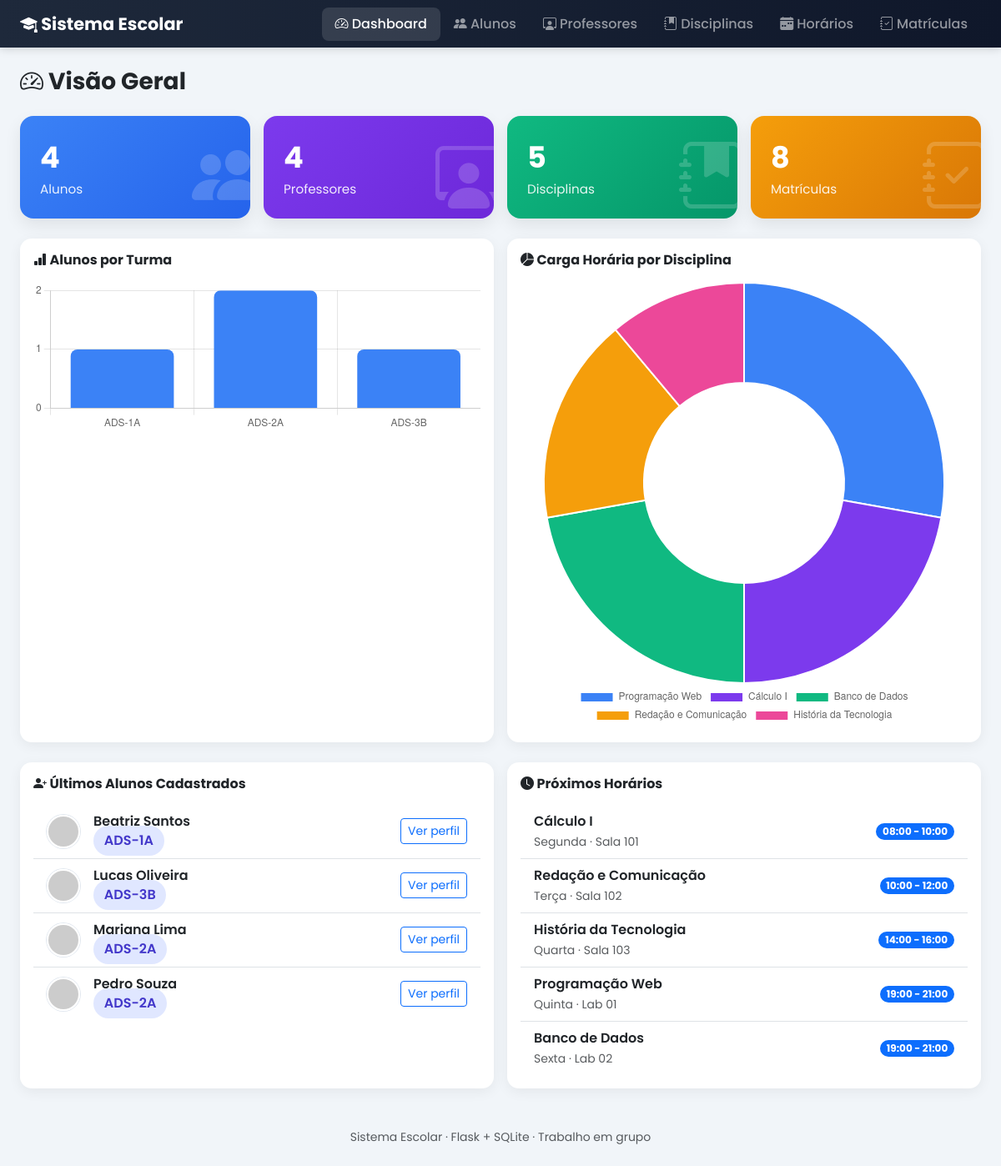
Before: / with the older database file.
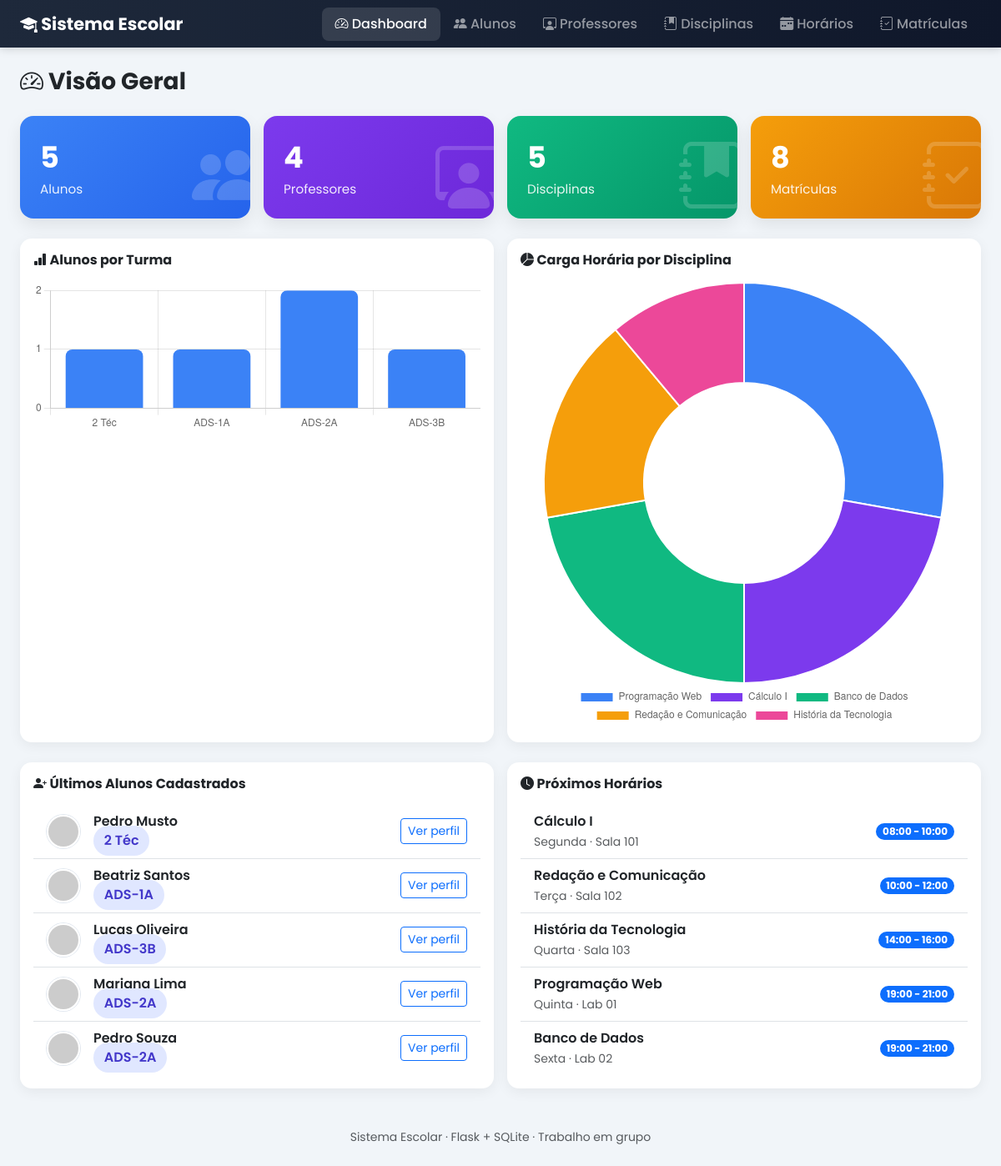
After: the same page with the newer database file.
### tables this page shows
CREATE TABLE alunos (
            id INTEGER PRIMARY KEY AUTOINCREMENT,
            nome TEXT NOT NULL,
            idade INTEGER NOT NULL,
            email TEXT NOT NULL,
            turma TEXT NOT NULL,
            foto TEXT
        );

CREATE TABLE horarios (
            id INTEGER PRIMARY KEY AUTOINCREMENT,
            disciplina_id INTEGER NOT NULL,
            dia_semana TEXT NOT NULL,
            hora_inicio TEXT NOT NULL,
            hora_fim TEXT NOT NULL,
            sala TEXT NOT NULL,
            FOREIGN KEY (disciplina_id) REFERENCES disciplinas(id) ON DELETE CASCADE
        );

CREATE TABLE disciplinas (
            id INTEGER PRIMARY KEY AUTOINCREMENT,
            nome TEXT NOT NULL,
            carga_horaria INTEGER NOT NULL,
            professor_id INTEGER,
            FOREIGN KEY (professor_id) REFERENCES professores(id) ON DELETE SET NULL
        );

### app.py (the view)
    @app.route("/")
    def dashboard():
        conn = get_conn()
        total_alunos = conn.execute("SELECT COUNT(*) c FROM alunos").fetchone()["c"]
        total_professores = conn.execute("SELECT COUNT(*) c FROM professores").fetchone()["c"]
        total_disciplinas = conn.execute("SELECT COUNT(*) c FROM disciplinas").fetchone()["c"]
        total_matriculas = conn.execute("SELECT COUNT(*) c FROM matriculas").fetchone()["c"]
        alunos_por_turma = conn.execute(
            "SELECT turma, COUNT(*) qtd FROM alunos GROUP BY turma ORDER BY turma"
        ).fetchall()
        disciplinas_carga = conn.execute(
            "SELECT nome, carga_horaria FROM disciplinas ORDER BY carga_horaria DESC LIMIT 6"
        ).fetchall()
        ultimos_alunos = conn.execute(
            "SELECT * FROM alunos ORDER BY id DESC LIMIT 5"
        ).fetchall()
        proximos_horarios = conn.execute(
            """
            SELECT h.*, d.nome as disciplina_nome
            FROM horarios h JOIN disciplinas d ON d.id = h.disciplina_id
            ORDER BY
                CASE h.dia_semana
                    WHEN 'Segunda' THEN 1 WHEN 'Terça' THEN 2 WHEN 'Quarta' THEN 3
                    WHEN 'Quinta' THEN 4 WHEN 'Sexta' THEN 5 ELSE 6
                END, h.hora_inicio
            LIMIT 5
            """
        ).fetchall()
        conn.close()
        return render_template(
            "dashboard.html",
            total_alunos=total_alunos,
            total_professores=total_professores,
            total_disciplinas=total_disciplinas,
            total_matriculas=total_matriculas,
            alunos_por_turma=alunos_por_turma,
            disciplinas_carga=disciplinas_carga,
            ultimos_alunos=ultimos_alunos,
            proximos_horarios=proximos_horarios,
        )

### database.py (called while the page is built)
def get_conn():
    conn = sqlite3.connect(DB_NAME)
    conn.row_factory = sqlite3.Row
    conn.execute("PRAGMA foreign_keys = ON")
    return conn

### templates/dashboard.html (shortened to what the changed rows need)
{% extends "base.html" %}
{% block content %}
<div class="row g-3 mb-4">
    <div class="col-6 col-lg-3">
        <div class="stat-card bg-alunos">
            <i class="bi bi-people-fill icon-bg"></i>
            <div class="valor">{{ total_alunos }}</div>
            <div class="rotulo">Alunos</div>
        </div>
    </div>
</div>
<div class="row g-3 mb-4">
    <div class="col-lg-6">
        <div class="card card-suave p-3 h-100">
            <h6 class="fw-bold mb-3"><i class="bi bi-bar-chart-fill"></i> Alunos por Turma</h6>
            <canvas id="graficoTurmas" height="180"></canvas>
        </div>
    </div>
</div>
<div class="row g-3">
    <div class="col-lg-6">
        <div class="card card-suave p-3 h-100">
            {% if ultimos_alunos|length == 0 %}
                <div class="empty-state"><i class="bi bi-inbox"></i><p>Nenhum aluno cadastrado.</p></div>
            {% else %}
                <ul class="list-group list-group-flush">
                {% for a in ultimos_alunos %}
                    <li class="list-group-item d-flex align-items-center gap-3">
                        <img src="{{ a.foto }}" class="avatar-sm" alt="{{ a.nome }}">
                        <div>
                            <div class="fw-semibold">{{ a.nome }}</div>
                            <span class="badge-turma">{{ a.turma }}</span>
                        </div>
                        <a href="{{ url_for('alunos.perfil', id=a.id) }}" class="btn btn-sm btn-outline-primary ms-auto">Ver perfil</a>
                    </li>
                {% endfor %}
                </ul>
            {% endif %}
        </div>
    </div>
    <div class="col-lg-6">
        <div class="card card-suave p-3 h-100">
            {% if proximos_horarios|length == 0 %}
                <div class="empty-state"><i class="bi bi-calendar-x"></i><p>Nenhum horário cadastrado.</p></div>
            {% else %}
                <ul class="list-group list-group-flush">
                {% for h in proximos_horarios %}
                    <li class="list-group-item d-flex justify-content-between align-items-center">
                        <div>
                            <div class="fw-semibold">{{ h.disciplina_nome }}</div>
                            <small class="text-muted">{{ h.dia_semana }} &middot; {{ h.sala }}</small>
                        </div>
                        <span class="badge bg-primary rounded-pill">{{ h.hora_inicio }} - {{ h.hora_fim }}</span>
                    </li>
                {% endfor %}
                </ul>
            {% endif %}
        </div>
    </div>
</div>
{% endblock %}
{% block scripts %}
<script>
    const ctxTurmas = document.getElementById('graficoTurmas');
    new Chart(ctxTurmas, {
        type: 'bar',
        data: {
            labels: [{% for t in alunos_por_turma %}"{{ t.turma }}",{% endfor %}],
            datasets: [{
                label: 'Alunos',
                data: [{% for t in alunos_por_turma %}{{ t.qtd }},{% endfor %}],
                backgroundColor: '#3b82f6',
                borderRadius: 8,
            }]
        },
        options: {
            plugins: { legend: { display: false } },
            scales: { y: { beginAtZero: true, ticks: { stepSize: 1 } } }
        }
    });
    const ctxDisc = document.getElementById('graficoDisciplinas');
    new Chart(ctxDisc, {
        type: 'doughnut',
        data: {
            labels: [{% for d in disciplinas_carga %}"{{ d.nome }}",{% endfor %}],
            datasets: [{
                data: [{% for d in disciplinas_carga %}{{ d.carga_horaria }},{% endfor %}],
                backgroundColor: ['#3b82f6','#7c3aed','#10b981','#f59e0b','#ec4899','#06b6d4'],
            }]
        },
        options: { plugins: { legend: { position: 'bottom' } } }
    });
</script>
{% endblock %}

Changed rows visible on the page:
added alunos: nome "Pedro Musto", turma "2 Téc"
Other visible differences:
{{ total_alunos }}: "4" → "5"
chart data {{ t.turma }}: ADS-1A, ADS-2A, ADS-3B → 2 Téc, ADS-1A, ADS-2A, ADS-3B
chart data {{ t.qtd }}: 1, 2, 1 → 1, 1, 2, 1
